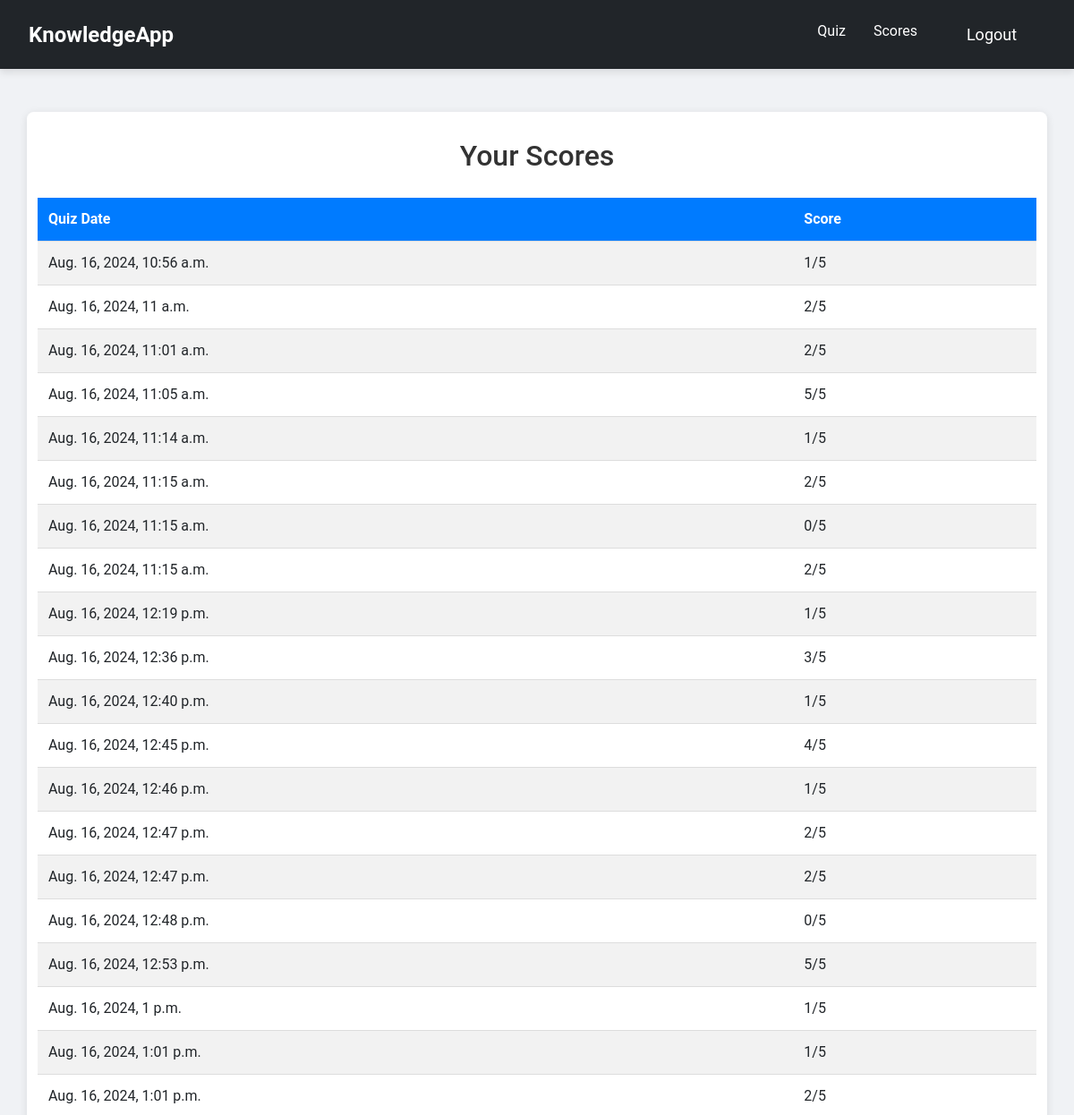
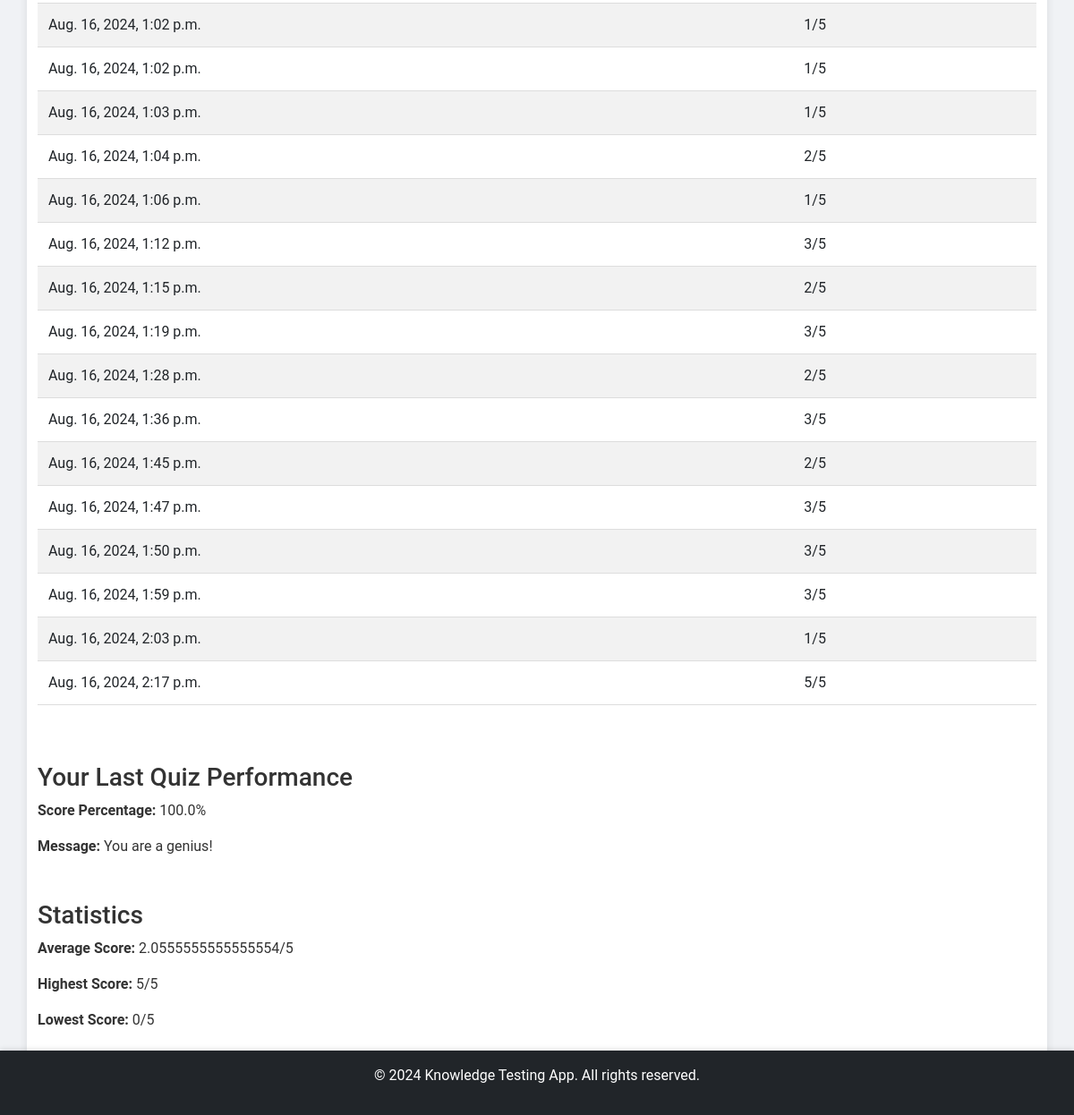
Screenshot of /scores/ (signed in) with the database file from the repository (2 pictures, top to bottom).
### quizapp/models.py (models this page shows, shortened)
class Result(models.Model):
    user = models.ForeignKey(User, on_delete=models.CASCADE)
    quiz = models.ForeignKey(Quiz, on_delete=models.CASCADE)
    score = models.IntegerField()
    date_taken = models.DateTimeField(auto_now_add=True)

### quizapp/views.py (the view)
# urls.py: path('scores/', views.ScoreView, name='scores'),  # Scores page
@login_required
def ScoreView(request):
    results = Result.objects.filter(user=request.user)
    total_quizzes = results.count()
    total_score = sum(result.score for result in results)
    average_score = total_score / total_quizzes if total_quizzes > 0 else 0
    highest_score = max(result.score for result in results) if total_quizzes > 0 else 0
    lowest_score = min(result.score for result in results) if total_quizzes > 0 else 0
    last_result = results.last() if results.exists() else None
    allow_retake = last_result and (last_result.score / 5.0 * 100) < 50
    if last_result:
        last_percentage = (last_result.score / 5.0) * 100
        if last_percentage == 100:
            performance_message = "You are a genius!"
        elif last_percentage >= 50:
            performance_message = "Good job!"
        else:
            performance_message = "Please try again!"
    else:
        last_percentage = None
        performance_message = None
    context = {
        'results': results,
        'average_score': average_score,
        'highest_score': highest_score,
        'lowest_score': lowest_score,
        'allow_retake': allow_retake,
        'last_percentage': last_percentage,
        'performance_message': performance_message,
    }
    return render(request, 'quizapp/scores.html', context)

### quizapp/templates/quizapp/scores.html (shortened to what this page needs)
{% extends 'quizapp/base.html' %}
{% block content %}
<h2 class="text-center">Your Scores</h2>
<div class="table-responsive">
    <table class="table table-striped">
        <thead>
            <tr>
                <th scope="col">Quiz Date</th>
                <th scope="col">Score</th>
            </tr>
        </thead>
        <tbody>
            {% for result in results %}
                <tr>
                    <td>{{ result.date_taken }}</td>
                    <td>{{ result.score }}/5</td>
                </tr>
            {% endfor %}
        </tbody>
    </table>
</div>
{% if last_percentage is not None %}
    <h3 class="mt-5">Your Last Quiz Performance</h3>
    <p><strong>Score Percentage:</strong> {{ last_percentage }}%</p>
    <p><strong>Message:</strong> {{ performance_message }}</p>
{% endif %}
<h3 class="mt-5">Statistics</h3>
<p><strong>Average Score:</strong> {{ average_score }}/5</p>
<p><strong>Highest Score:</strong> {{ highest_score }}/5</p>
<p><strong>Lowest Score:</strong> {{ lowest_score }}/5</p>
{% endblock %}

### quizapp/templates/quizapp/base.html (shortened to what this page needs)
{% load static %}
<!DOCTYPE html>
<html lang="en">
<head>
    <link href="https://cdn.jsdelivr.net/npm/bootstrap@5.3.0/dist/css/bootstrap.min.css" rel="stylesheet">
    <link rel="stylesheet" href="{% static 'quizapp/css/styles.css' %}">
</head>
<body>
    <header>
        <nav class="navbar navbar-expand-lg navbar-dark bg-dark">
            <div class="container-fluid">
                <a class="navbar-brand" href="{% url 'quizapp:home' %}">KnowledgeApp</a>
                <div class="collapse navbar-collapse" id="navbarNav">
                    <ul class="navbar-nav ms-auto">
                        {% if request.user.is_authenticated %}
                            <li class="nav-item">
                                <a class="nav-link" href="{% url 'quizapp:quiz' %}">Quiz</a>
                            </li>
                            <li class="nav-item">
                                <a class="nav-link" href="{% url 'quizapp:scores' %}">Scores</a>
                            </li>
                            <li class="nav-item">
                                <form method="POST" action="{% url 'quizapp:logout' %}" style="display:inline;">
                                    <button type="submit" class="nav-link btn btn-link" style="color:white; text-decoration:none;">Logout</button>
                                </form>
                            </li>
                        {% endif %}
                    </ul>
                </div>
            </div>
        </nav>
    </header>
    <main class="container my-5">
        {% block content %}
        {% endblock %}
    </main>
    <footer class="bg-dark text-white text-center py-3">
        <p>&copy; 2024 Knowledge Testing App. All rights reserved.</p>
    </footer>
</body>
</html>

### quizapp/static/quizapp/css/styles.css (style rules this page uses)
body { font-family: 'Roboto', sans-serif; margin: 0; padding: 0; background-color: #f0f2f5; color: #333; }
.navbar { background-color: #007bff; padding: 15px 20px; box-shadow: 0 4px 8px rgba(0, 0, 0, 0.1); }
.navbar .navbar-brand { color: white; font-weight: bold; font-size: 24px; }
.navbar .nav-link { color: white; margin-left: 15px; transition: color 0.3s ease; }
main { background-color: white; padding: 30px; border-radius: 8px; box-shadow: 0 2px 10px rgba(0, 0, 0, 0.1); margin-bottom: 50px; }
form .btn { padding: 10px 20px; border-radius: 5px; font-size: 18px; min-width: 120px; transition: background-color 0.3s ease; }
.table { width: 100%; margin-top: 20px; border-collapse: collapse; }
.table th, .table td { padding: 12px; text-align: left; border-bottom: 1px solid #ddd; }
.table-striped tbody tr:nth-of-type(odd) { background-color: #f9f9f9; }
.table thead th { background-color: #007bff; color: white; }
footer { background-color: #343a40; color: white; padding: 15px 0; text-align: center; position: fixed; width: 100%; bottom: 0; box-shadow: 0 -2px 5px rgba(0, 0, 0, 0.1); }

### rows the page displays
Result: date_taken "Aug. 16, 2024, 10:56 a.m.", score "1"
Result: date_taken "Aug. 16, 2024, 11 a.m.", score "2"
Result: date_taken "Aug. 16, 2024, 11:01 a.m.", score "2"
Result: date_taken "Aug. 16, 2024, 11:05 a.m.", score "5"
Result: date_taken "Aug. 16, 2024, 11:14 a.m.", score "1"
Result: date_taken "Aug. 16, 2024, 11:15 a.m.", score "2"
Result: date_taken "Aug. 16, 2024, 11:15 a.m.", score "0"
Result: date_taken "Aug. 16, 2024, 11:15 a.m.", score "2"
Result: date_taken "Aug. 16, 2024, 12:19 p.m.", score "1"
Result: date_taken "Aug. 16, 2024, 12:36 p.m.", score "3"
Result: date_taken "Aug. 16, 2024, 12:40 p.m.", score "1"
Result: date_taken "Aug. 16, 2024, 12:45 p.m.", score "4"
Result: date_taken "Aug. 16, 2024, 12:46 p.m.", score "1"
Result: date_taken "Aug. 16, 2024, 12:47 p.m.", score "2"
Result: date_taken "Aug. 16, 2024, 12:47 p.m.", score "2"
Result: date_taken "Aug. 16, 2024, 12:48 p.m.", score "0"
Result: date_taken "Aug. 16, 2024, 12:53 p.m.", score "5"
Result: date_taken "Aug. 16, 2024, 1 p.m.", score "1"
Result: date_taken "Aug. 16, 2024, 1:01 p.m.", score "1"
Result: date_taken "Aug. 16, 2024, 1:01 p.m.", score "2"
Result: date_taken "Aug. 16, 2024, 1:02 p.m.", score "1"
Result: date_taken "Aug. 16, 2024, 1:02 p.m.", score "1"
Result: date_taken "Aug. 16, 2024, 1:03 p.m.", score "1"
Result: date_taken "Aug. 16, 2024, 1:04 p.m.", score "2"
Result: date_taken "Aug. 16, 2024, 1:06 p.m.", score "1"
Result: date_taken "Aug. 16, 2024, 1:12 p.m.", score "3"
Result: date_taken "Aug. 16, 2024, 1:15 p.m.", score "2"
Result: date_taken "Aug. 16, 2024, 1:19 p.m.", score "3"
Result: date_taken "Aug. 16, 2024, 1:28 p.m.", score "2"
Result: date_taken "Aug. 16, 2024, 1:36 p.m.", score "3"
Result: date_taken "Aug. 16, 2024, 1:45 p.m.", score "2"
Result: date_taken "Aug. 16, 2024, 1:47 p.m.", score "3"
Result: date_taken "Aug. 16, 2024, 1:50 p.m.", score "3"
Result: date_taken "Aug. 16, 2024, 1:59 p.m.", score "3"
Result: date_taken "Aug. 16, 2024, 2:03 p.m.", score "1"
Result: date_taken "Aug. 16, 2024, 2:17 p.m.", score "5"

### other values shown
{{ last_percentage }} "100.0"
{{ performance_message }} "You are a genius!"
{{ average_score }} "2.0555555555555554"
{{ highest_score }} "5"
{{ lowest_score }} "0"
